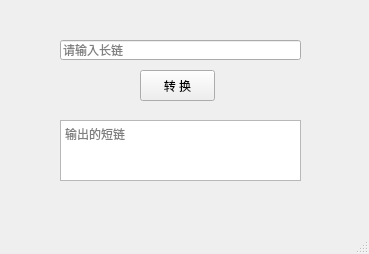
<?xml version="1.0" encoding="UTF-8"?>
<ui version="4.0">
 <class>MainWindow</class>
 <widget class="QMainWindow" name="MainWindow">
  <property name="geometry">
   <rect>
    <x>0</x>
    <y>0</y>
    <width>369</width>
    <height>254</height>
   </rect>
  </property>
  <property name="windowTitle">
   <string>MainWindow</string>
  </property>
  <widget class="QWidget" name="centralwidget">
   <widget class="QPushButton" name="pushButton">
    <property name="geometry">
     <rect>
      <x>140</x>
      <y>70</y>
      <width>75</width>
      <height>31</height>
     </rect>
    </property>
    <property name="cursor">
     <cursorShape>PointingHandCursor</cursorShape>
    </property>
    <property name="toolTip">
     <string>转换</string>
    </property>
    <property name="statusTip">
     <string>转换</string>
    </property>
    <property name="text">
     <string>转 换</string>
    </property>
   </widget>
   <widget class="QLineEdit" name="lineEdit">
    <property name="geometry">
     <rect>
      <x>60</x>
      <y>40</y>
      <width>241</width>
      <height>20</height>
     </rect>
    </property>
    <property name="toolTip">
     <string>输入长链</string>
    </property>
    <property name="toolTipDuration">
     <number>-3</number>
    </property>
    <property name="statusTip">
     <string>输入长链</string>
    </property>
    <property name="whatsThis">
     <string/>
    </property>
    <property name="accessibleDescription">
     <string/>
    </property>
    <property name="layoutDirection">
     <enum>Qt::LeftToRight</enum>
    </property>
    <property name="inputMask">
     <string/>
    </property>
    <property name="text">
     <string/>
    </property>
    <property name="placeholderText">
     <string>请输入长链</string>
    </property>
    <property name="cursorMoveStyle">
     <enum>Qt::LogicalMoveStyle</enum>
    </property>
    <property name="clearButtonEnabled">
     <bool>false</bool>
    </property>
   </widget>
   <widget class="QTextBrowser" name="textBrowser">
    <property name="geometry">
     <rect>
      <x>60</x>
      <y>120</y>
      <width>241</width>
      <height>61</height>
     </rect>
    </property>
    <property name="toolTip">
     <string>输出的短链</string>
    </property>
    <property name="statusTip">
     <string>输出的短链</string>
    </property>
    <property name="html">
     <string>&lt;!DOCTYPE HTML PUBLIC &quot;-//W3C//DTD HTML 4.0//EN&quot; &quot;http://www.w3.org/TR/REC-html40/strict.dtd&quot;&gt;
&lt;html&gt;&lt;head&gt;&lt;meta name=&quot;qrichtext&quot; content=&quot;1&quot; /&gt;&lt;style type=&quot;text/css&quot;&gt;
p, li { white-space: pre-wrap; }
&lt;/style&gt;&lt;/head&gt;&lt;body style=&quot; font-family:'SimSun'; font-size:9pt; font-weight:400; font-style:normal;&quot;&gt;
&lt;p style=&quot;-qt-paragraph-type:empty; margin-top:0px; margin-bottom:0px; margin-left:0px; margin-right:0px; -qt-block-indent:0; text-indent:0px;&quot;&gt;&lt;br /&gt;&lt;/p&gt;&lt;/body&gt;&lt;/html&gt;</string>
    </property>
    <property name="placeholderText">
     <string>输出的短链</string>
    </property>
   </widget>
  </widget>
  <widget class="QMenuBar" name="menubar">
   <property name="geometry">
    <rect>
     <x>0</x>
     <y>0</y>
     <width>369</width>
     <height>23</height>
    </rect>
   </property>
  </widget>
  <widget class="QStatusBar" name="statusbar"/>
 </widget>
 <resources/>
 <connections>
  <connection>
   <sender>pushButton</sender>
   <signal>clicked()</signal>
   <receiver>MainWindow</receiver>
   <slot>change()</slot>
   <hints>
    <hint type="sourcelabel">
     <x>188</x>
     <y>114</y>
    </hint>
    <hint type="destinationlabel">
     <x>267</x>
     <y>116</y>
    </hint>
   </hints>
  </connection>
 </connections>
 <slots>
  <slot>change()</slot>
 </slots>
</ui>
